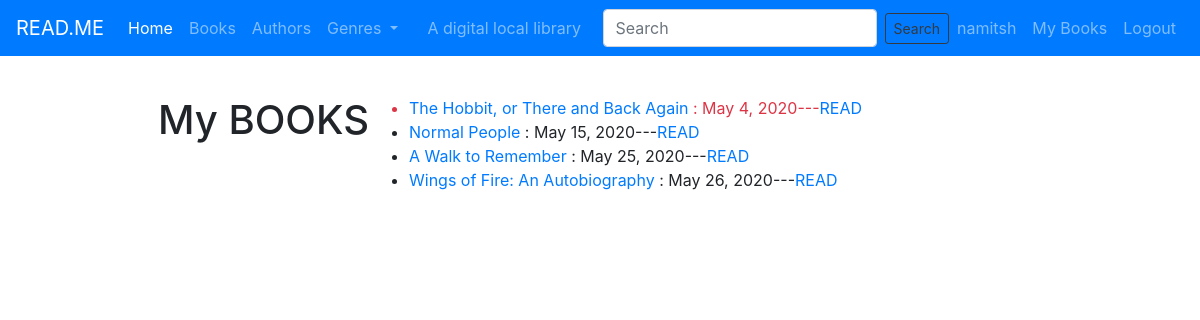
/catalog/mybooks/ (signed in), run on the app's committed database.
### catalog/models.py (models this page shows, shortened)
class BookInstance(models.Model):
    id = models.UUIDField(primary_key=True, default=uuid.uuid4,
                          help_text='Unique ID for this particular book in library')
    book = models.ForeignKey('Book', on_delete=models.SET_NULL, null=True)
    imprint = models.CharField(max_length=200)
    due_date = models.DateField(null=True, blank=True)
    borrower = models.ForeignKey(User, on_delete=models.SET_NULL, null=True, blank=True)
    pdf = models.FileField(upload_to='documents/', null=True)
    LOAN_STATUS = (
        ('m', 'maintenance'),
        ('o', 'on loan'),
        ('r', 'reserved'),
        ('a', 'available')
    )
    status = models.CharField(max_length=1, choices=LOAN_STATUS, blank=True, default='m', help_text='Book Availabilty')
    class Meta:
        ordering = ['due_date']
        permissions = (("can_mark_returned", "Set book as returned"),)
    @property
    def is_overdue(self):
        if self.due_date and self.due_date < date.today():
            return True
        return False

class Book(models.Model):
    title = models.CharField(max_length=200, help_text='Enter book title')
    summary = models.TextField(max_length=1000, help_text="enter the brief description of book")
    isbn = models.CharField('ISBN', max_length=13)
    author = models.ForeignKey('Author', on_delete=models.SET_NULL, null=True)
    genre = models.ManyToManyField('Genre', help_text="Select a genre for a book")
    image = models.ImageField(upload_to='images/')
    language = models.ForeignKey('Language', on_delete=models.SET_NULL, null=True)
    def display_genre(self):
        return ', '.join(genre.name for genre in self.genre.all()[:3])
    display_genre.short_description = 'Genre'

### catalog/views.py (the view)
# urls.py: path('mybooks/', views.LoanedByUserListView.as_view(), name='my-borrowed'),
class LoanedByUserListView(LoginRequiredMixin, ListView):
    model = BookInstance
    template_name = 'book_instance/bookinstance_list_borrowed_user.html'
    def queryset(self):
        return BookInstance.objects.filter(borrower=self.request.user).filter(status__exact='o').order_by('due_date')

### catalog/templates/book_instance/bookinstance_list_borrowed_user.html (shortened to what this page needs)
{% extends 'base.html' %}
{% block content %}
    <h1>My BOOKS</h1>
<br>
{% if object_list %}
    <ul>
    {% for item in object_list %}
        <li class="{% if item.is_overdue %}text-danger{% endif %}">
            <a href="{% url 'book-detail' item.book.pk %}" >{{ item.book.title }}</a> : {{ item.due_date}}---<a href="{% url 'read-pdf' item.pk %}">READ</a></li>
    {% endfor %}
    </ul>
{% else%}
<p>NO BOOKS BORROWED</p>
{% endif %}
{% endblock %}

### catalog/templates/base.html (shortened to what this page needs)
<!DOCTYPE  html>
<html lang="en">
    <head>
        {% load static %}
        <link rel="stylesheet" href="{% static 'css/styles.css' %}">
        <link rel="stylesheet" href="https://stackpath.bootstrapcdn.com/bootstrap/4.1.3/css/bootstrap.min.css"
>
    </head>
    <body>
    <header>
        <nav class="navbar navbar-expand-lg navbar-dark bg-primary">
  <a class="navbar-brand" href="{% url 'index' %}">READ.ME</a>
  <div class="collapse navbar-collapse" id="navbarText">
    <ul class="navbar-nav mr-auto">
      <li class="nav-item active">
        <a class="nav-link" href="{% url 'index' %}">Home <span class="sr-only">(current)</span></a>
      </li>
      <li class="nav-item">
        <a class="nav-link" href="{% url 'books' %}">Books</a>
      </li>
      <li class="nav-item">
        <a class="nav-link" href="{% url 'authors' %}">Authors</a>
      </li>
        <li class="nav-item dropdown">
        <a class="nav-link dropdown-toggle" href="#" id="navbarDropdown" role="button" data-toggle="dropdown" aria-haspopup="true" aria-expanded="false">
          Genres
        </a>
      </li>
    </ul>
      <span class="navbar-text mr-auto">
      A digital local library
    </span>
      <form class="form-inline">
    <input class="form-control mr-sm-2" type="search" placeholder="Search" aria-label="Search">
    <button class="btn btn-sm btn-outline-dark" type="submit">Search</button>
  </form>
      <ul class="navbar-nav justify-content-end">
      <li class="nav-item active">
          {% if request.user.is_authenticated %}
                            <li class="nav-item"><a class="nav-link" href="{% url 'profile' request.user.id %}">{{ request.user.get_username }}</a></li>
                                <li><a class="nav-link" href="{% if request.user.is_staff and perms.catalog.can_mark_returned %}{% url 'all-borrowed' %}
                                    {% else %}{% url 'my-borrowed' %} {% endif%} ">My Books</a></li>
                                <li class="nav-item"><a class="nav-link" href="{% url 'logout' %}?next={{request.path}}">Logout</a></li>
                            {% else %}
                                <li class="nav-item"><a class="nav-link" href="{% url 'login' %}?next={{request.path}}">Login</a> </li>
                            {% endif %}
    </ul>
  </div>
</nav>
    </header>
        <div class="container">
            <div class="row" style="margin: auto; margin-top: auto;padding: inherit;margin-top: 40px;">
                 <div class="col-sm-10 d-flex justify-content-center">
                {% block content %} {% endblock %}
            </div>
            </div>
        </div>
    <br>
                     <br>
                     <br>
    </body>
</html>

### catalog/static/css/styles.css (style rules this page uses)
body { font-family: "Poppins", sans-serif; height: 100vh; }
a { color: #92badd; display:inline-block; text-decoration: none; font-weight: 400; }

### data on the page
BookInstance: book "The Hobbit, or There and Back Again", due_date "May 4, 2020"
BookInstance: book "Normal People", due_date "May 15, 2020"
BookInstance: book "A Walk to Remember", due_date "May 25, 2020"
BookInstance: book "Wings of Fire: An Autobiography", due_date "May 26, 2020"

### other printed values
{{ request.user.get_username }} "namitsh"
